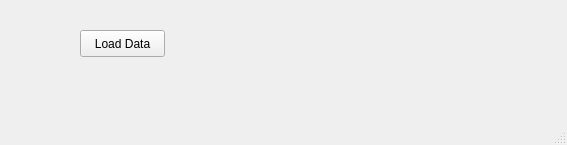
<?xml version="1.0" encoding="UTF-8"?>
<ui version="4.0">
 <class>MainWindow</class>
 <widget class="QMainWindow" name="MainWindow">
  <property name="geometry">
   <rect>
    <x>0</x>
    <y>0</y>
    <width>567</width>
    <height>145</height>
   </rect>
  </property>
  <property name="windowTitle">
   <string>MainWindow</string>
  </property>
  <widget class="QWidget" name="centralwidget">
   <widget class="QPushButton" name="pushButton">
    <property name="geometry">
     <rect>
      <x>80</x>
      <y>30</y>
      <width>85</width>
      <height>27</height>
     </rect>
    </property>
    <property name="text">
     <string>Load Data</string>
    </property>
   </widget>
  </widget>
  <widget class="QMenuBar" name="menubar">
   <property name="geometry">
    <rect>
     <x>0</x>
     <y>0</y>
     <width>567</width>
     <height>27</height>
    </rect>
   </property>
  </widget>
  <widget class="QStatusBar" name="statusbar"/>
 </widget>
 <resources/>
 <connections/>
</ui>
